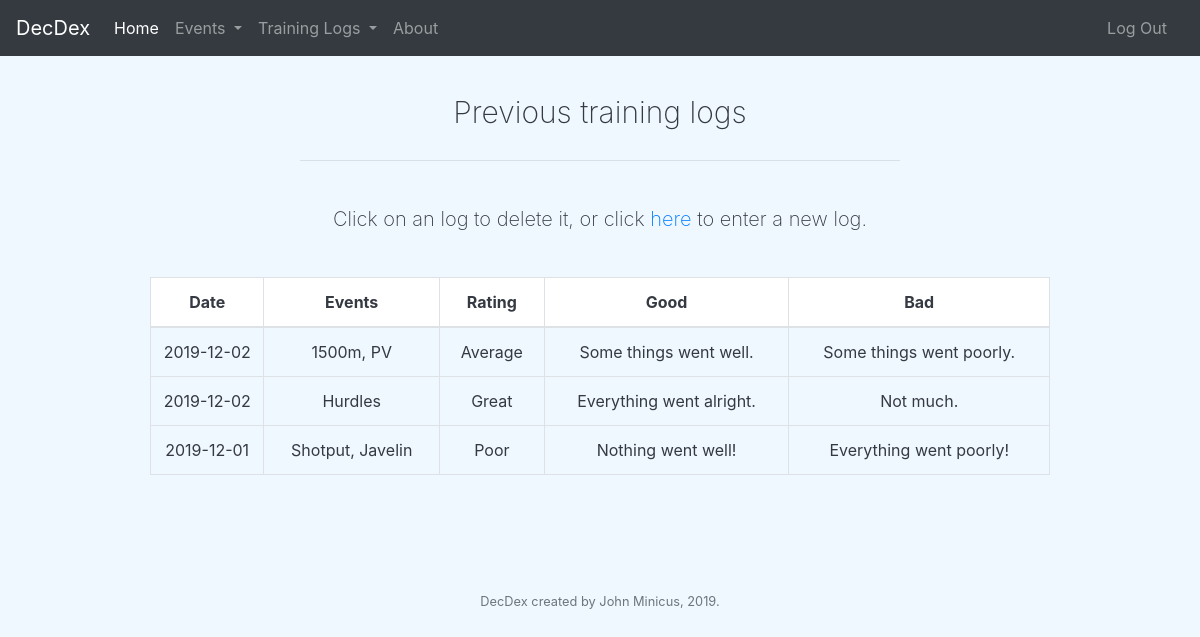
The page /prevlogs (signed in) on the database its author committed.
### tables this page shows
CREATE TABLE 'logs' ('id' integer PRIMARY KEY NOT NULL, 'user_id' integer, 'date' date NOT NULL,'rating' text, 'good' text, 'bad' text, 'events' text);

### app.py (the view)
@app.route("/prevlogs", methods=["GET", "POST"])
@login_required
def prevlogs():
    if request.method == "POST":
        db.execute("DELETE FROM logs WHERE user_id = :user_id AND id = :id", user_id=session["user_id"], id=request.form.get('remove'))
        logs = db.execute("SELECT * FROM logs WHERE user_id = :user_id ORDER BY date DESC", user_id=session["user_id"])
        return render_template("prevlogs.html", logs=logs)
    else:
        logs = db.execute("SELECT * FROM logs WHERE user_id = :user_id ORDER BY date DESC", user_id=session["user_id"])
        return render_template("prevlogs.html", logs=logs)

### app.py (called while the page is built)
@app.after_request
def after_request(response):
    response.headers["Cache-Control"] = "no-cache, no-store, must-revalidate"
    response.headers["Expires"] = 0
    response.headers["Pragma"] = "no-cache"
    return response

### helpers.py (called while the page is built)
def login_required(f):
    @wraps(f)
    def decorated_function(*args, **kwargs):
        if session.get("user_id") is None:
            return redirect("/login")
        return f(*args, **kwargs)
    return decorated_function

### templates/prevlogs.html (shortened to what this page needs)
{% extends "layout.html" %}
{% block main %}
    <h2 style="margin-top: 1cm; margin-bottom: 0.8cm;">
        Previous training logs
    </h2>
    <hr style="width: 50%;">
    <h3 style="font-size: 20px; text-align: center; padding-top: 0.8cm;">
        Click on an log to delete it, or click <a href="/newlog">here</a> to enter a new log.
    </h3>
    <table class="table table-bordered" style="width: 75%; margin: auto; margin-top: 1.2cm; border: none; text-align: center;">
        <thead style="background-color: white; color: #353942;">
            <tr>
                <th style="width: 3cm;" scope="col">Date</th>
                <th scope="col">Events</th>
                <th scope="col">Rating</th>
                <th scope="col">Good</th>
                <th scope="col">Bad</th>
            </tr>
        </thead>
        <tbody style="color: #353942;">
            {% for log in logs %}
                <tr class="clickable" onclick="removelog(this)" id="{{ log['id'] }}">
                    <td>{{ log["date"] }}</td>
                    <td>{{ log["events"] }}</td>
                    <td>{{ log["rating"] }}</td>
                    <td>{{ log["good"] }}</td>
                    <td>{{ log["bad"] }}</td>
                </tr>
            {% endfor %}
        </tbody>
    </table>
    <div style="text-align: center;">
    </div>
{% endblock %}

### templates/layout.html (shortened to what this page needs)
<!DOCTYPE html>
<html lang="en">
    <head>
        <link href="https://stackpath.bootstrapcdn.com/bootstrap/4.1.3/css/bootstrap.min.css" rel="stylesheet">
        <link href="/static/styles.css" rel="stylesheet">
    </head>
    <body>
      <nav class="navbar navbar-expand-lg navbar-dark bg-dark">
        <a id="icon" class="navbar-brand" href="#">DecDex</a>
          <div class="collapse navbar-collapse" id="navbarSupportedContent">
            <ul class="navbar-nav mr-auto">
              <li class="nav-item active">
                <a class="nav-link" href="/">Home <span class="sr-only">(current)</span></a>
              </li>
              <li class="nav-item dropdown">
                <a class="nav-link dropdown-toggle" href="#" id="navbarDropdown" role="button" data-toggle="dropdown" aria-haspopup="true" aria-expanded="false">
                  Events
                </a>
              </li>
              <li class="nav-item dropdown">
                <a class="nav-link dropdown-toggle" href="#" id="navbarDropdown" role="button" data-toggle="dropdown" aria-haspopup="true" aria-expanded="false">
                  Training Logs
                </a>
              </li>
              <li class="nav-item">
                <a class="nav-link" href="/about">About</a>
              </li>
              {% if session.user_id %}
              <li style="position:absolute;right:25px;" class="nav-item">
                <a class="nav-link" href="/logout">Log Out </a>
              </li>{% endif %}
          </div>
        </nav>
        <main>{% block main %}{% endblock %}</main>
        <footer class="small text-center text-muted">
            DecDex created by John Minicus, 2019.
        </footer>
    </body>
</html>

### static/styles.css (style rules this page uses)
body { background-color: aliceblue; }
h2 { text-align: center; color: #353942; font-weight: 200; font-size: 30px; }
h3 { color: #353942; font-weight: 200; font-size: 20px; }
footer { color: #353942; padding: 1cm; }

### rows shown on the page
logs: date "2019-12-02", events "1500m, PV", rating "Average", good "Some things went well.", bad "Some things went poorly."
logs: date "2019-12-02", events "Hurdles", rating "Great", good "Everything went alright.", bad "Not much."
logs: date "2019-12-01", events "Shotput, Javelin", rating "Poor", good "Nothing went well!", bad "Everything went poorly!"
